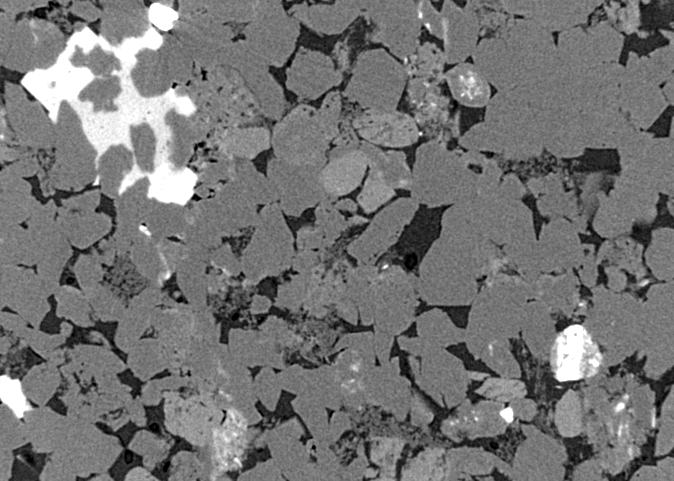
#> input picture Diplomarbeit_Anna/Python/filter_tutorial/images/sandstone.tif, 674 x 481 px, given in place of Osteosarcoma_01_25Sigma_noise.tif, which was not available
$ python median.py
#> lines starting #> are read from the running program, lines starting #| are printed output that depends on the picture; pictures that were not available may be replaced by others from this repository, and a replacement may not be noted
import cv2
from skimage import io, img_as_float
from skimage.filters import median
from matplotlib import pyplot as plt
from skimage.morphology import disk
import skimage as sk

img_gaussian_noise = img_as_float(io.imread('images/Osteosarcoma_01_25Sigma_noise.tif', as_gray=True))
#> img_gaussian_noise: shape (481, 674) float64; min 0, max 1, mean 0.453
img_salt_pepper_noise = img_as_float(io.imread('images/Osteosarcoma_01_8bit_salt_pepper.tif', as_gray=True))
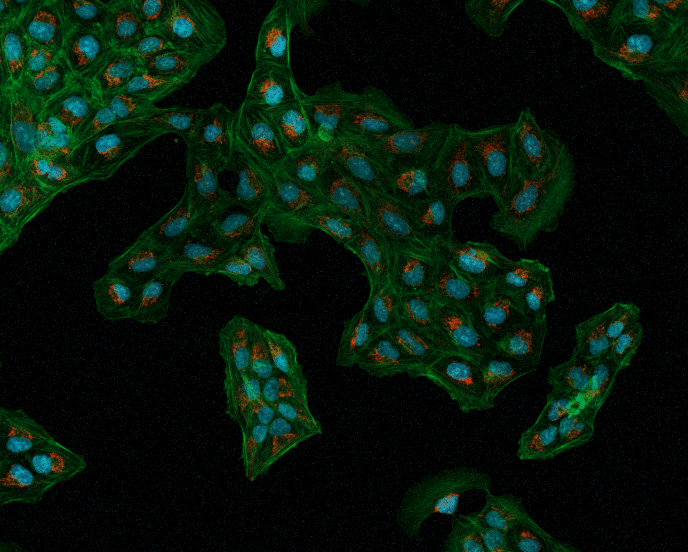
#> input picture Diplomarbeit_Anna/Python/filter_tutorial/images/Osteosarcoma_01_8bit_salt_pepper.tif, 1376 x 1104 px (shown at 1/2 size)
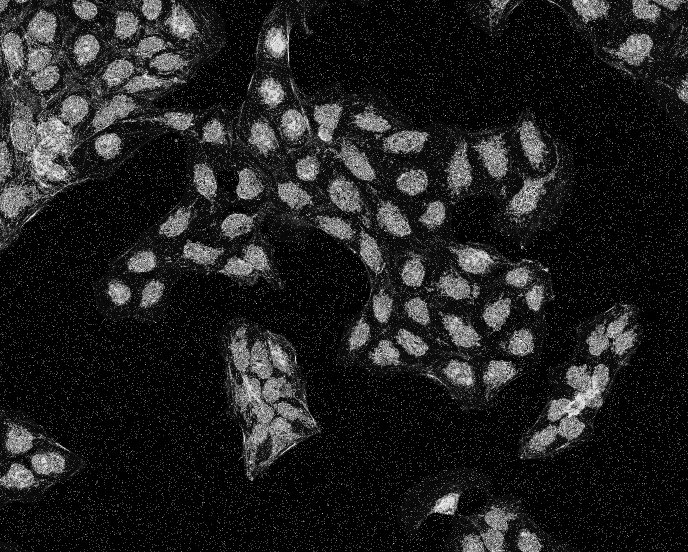
#> img_salt_pepper_noise: shape (1104, 1376) float64 (shown at 1/2 size); min 0, max 1, mean 0.124

img = img_salt_pepper_noise


#Disk creates a circular structuring element, similar to a mask with specific radius
median_using_skimage = median(img, disk(2), mode='constant', cval=0.0)
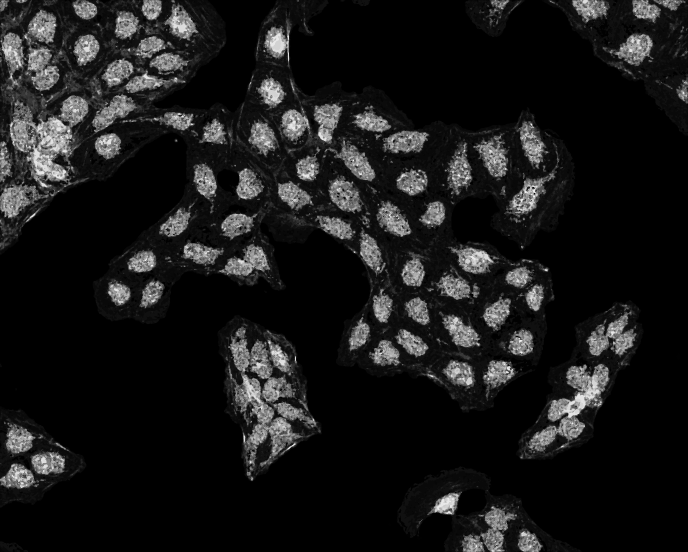
#> median_using_skimage: shape (1104, 1376) float64 (shown at 1/2 size); min 0, max 1, mean 0.0974

plt.imshow(median_using_skimage, cmap="gray")
plt.show()
